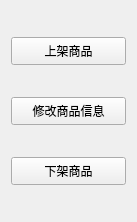
<?xml version="1.0" encoding="UTF-8"?>
<ui version="4.0">
 <class>Form</class>
 <widget class="QWidget" name="Form">
  <property name="geometry">
   <rect>
    <x>0</x>
    <y>0</y>
    <width>137</width>
    <height>222</height>
   </rect>
  </property>
  <property name="windowTitle">
   <string>Form</string>
  </property>
  <layout class="QVBoxLayout" name="verticalLayout">
   <item>
    <widget class="QPushButton" name="insert_pushButton">
     <property name="minimumSize">
      <size>
       <width>115</width>
       <height>28</height>
      </size>
     </property>
     <property name="maximumSize">
      <size>
       <width>115</width>
       <height>28</height>
      </size>
     </property>
     <property name="text">
      <string>上架商品</string>
     </property>
    </widget>
   </item>
   <item>
    <widget class="QPushButton" name="updata_pushButton">
     <property name="minimumSize">
      <size>
       <width>115</width>
       <height>28</height>
      </size>
     </property>
     <property name="maximumSize">
      <size>
       <width>115</width>
       <height>28</height>
      </size>
     </property>
     <property name="text">
      <string>修改商品信息</string>
     </property>
    </widget>
   </item>
   <item>
    <widget class="QPushButton" name="delete_pushButton">
     <property name="minimumSize">
      <size>
       <width>115</width>
       <height>28</height>
      </size>
     </property>
     <property name="maximumSize">
      <size>
       <width>115</width>
       <height>28</height>
      </size>
     </property>
     <property name="text">
      <string>下架商品</string>
     </property>
    </widget>
   </item>
  </layout>
 </widget>
 <resources/>
 <connections/>
</ui>
